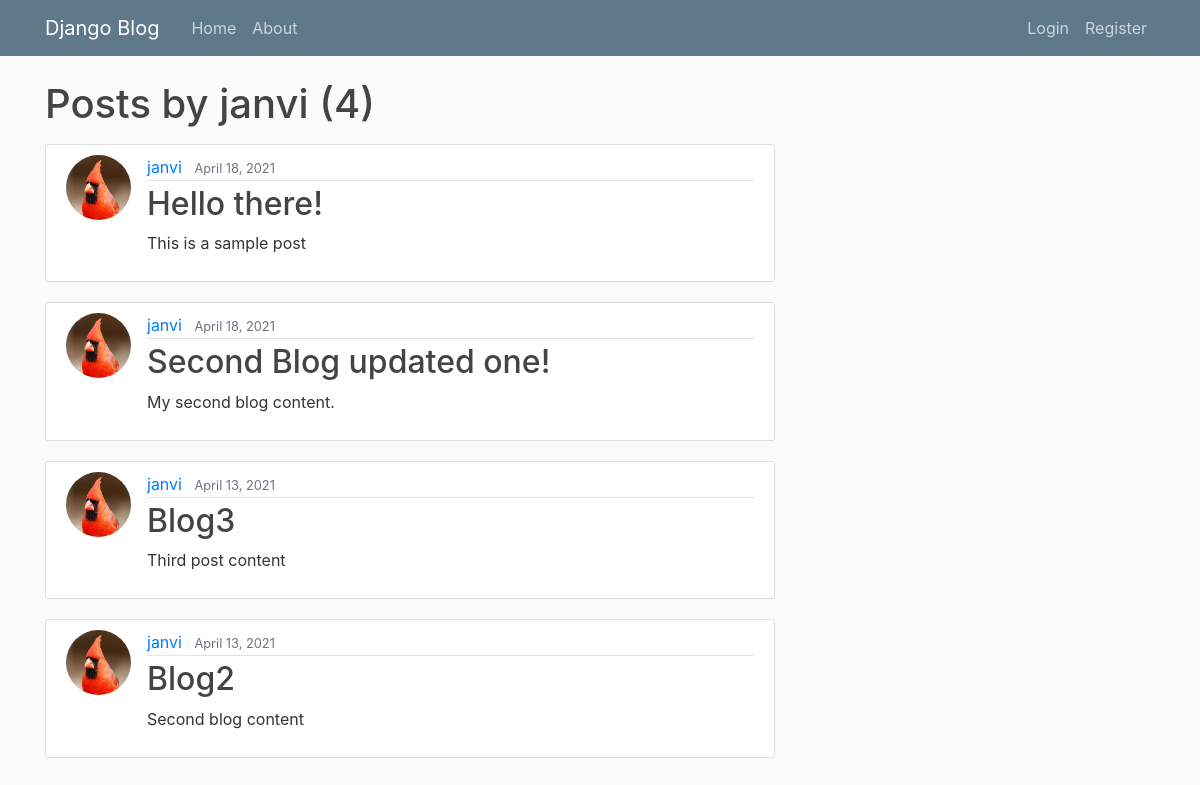
/user/janvi, run on the app's committed database.
### blog/models.py (models this page shows, shortened)
class Post(models.Model):
    title = models.CharField(max_length=100)
    content = models.TextField()
    date_posted = models.DateTimeField(default=timezone.now)
    author = models.ForeignKey(User, on_delete=models.CASCADE)

### users/models.py (models this page shows, shortened)
class Profile(models.Model):
    user = models.OneToOneField(User, on_delete=models.CASCADE)
    image = models.ImageField(default='default.jpg', upload_to='profile_pics')

### blog/views.py (the view)
# urls.py: path('user/<str:username>', UserPostListView.as_view(), name='user-posts'),
class UserPostListView(ListView):
    model = Post
    template_name = 'blog/user_posts.html'  # <app>/<model>_<viewtype>.html
    context_object_name = 'posts'
    paginate_by = 5
    def get_queryset(self):
        user = get_object_or_404(User, username=self.kwargs.get('username'))
        return Post.objects.filter(author=user).order_by('-date_posted')

### blog/templates/blog/user_posts.html (shortened to what this page needs)
{% extends "blog/base.html" %}
{% block content %}
    <h1 class="mb-3">Posts by {{ view.kwargs.username }} ({{ page_obj.paginator.count }})</h1>
    {% for post in posts %}
        <article class="media content-section">
          <img class="rounded-circle article-img" src="{{ post.author.profile.image.url }}">
          <div class="media-body">
            <div class="article-metadata">
              <a class="mr-2" href="{% url 'user-posts' post.author.username %}">{{ post.author }}</a>
              <small class="text-muted">{{ post.date_posted|date:"F d, Y" }}</small>
            </div>
            <h2><a class="article-title" href="{% url 'post-detail' post.id %}">{{ post.title }}</a></h2>
            <p class="article-content">{{ post.content }}</p>
          </div>
        </article>
    {% endfor %}
{% endblock content %}

### blog/static/blog/main.css (style rules this page uses)
body { background: #fafafa; color: #333333; margin-top: 5rem; }
h1, h2, h3, h4, h5, h6 { color: #444444; }
.content-section { background: #ffffff; padding: 10px 20px; border: 1px solid #dddddd; border-radius: 3px; margin-bottom: 20px; }
.article-title { color: #444444; }
.article-content { white-space: pre-line; }
.article-img { height: 65px; width: 65px; margin-right: 16px; }
.article-metadata { padding-bottom: 1px; margin-bottom: 4px; border-bottom: 1px solid #e3e3e3 }

### data on the page
Post: author.profile.image (picture), author "janvi", date_posted "April 18, 2021", title "Hello there!", content "This is a sample post"
Post: author.profile.image (picture), author "janvi", date_posted "April 18, 2021", title "Second Blog updated one!", content "My second blog content."
Post: author.profile.image (picture), author "janvi", date_posted "April 13, 2021", title "Blog3", content "Third post content"
Post: author.profile.image (picture), author "janvi", date_posted "April 13, 2021", title "Blog2", content "Second blog content"

### other printed values
{{ view.kwargs.username }} "janvi"
{{ page_obj.paginator.count }} "4"
